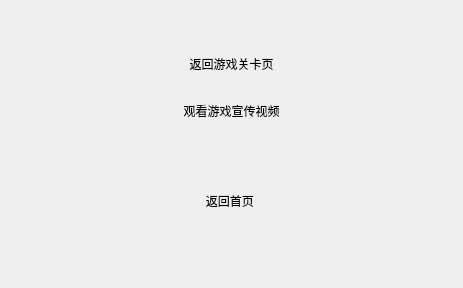
<?xml version="1.0" encoding="UTF-8"?>
<ui version="4.0">
 <class>Form</class>
 <widget class="QWidget" name="Form">
  <property name="geometry">
   <rect>
    <x>0</x>
    <y>0</y>
    <width>463</width>
    <height>288</height>
   </rect>
  </property>
  <property name="windowTitle">
   <string>Form</string>
  </property>
  <layout class="QVBoxLayout" name="verticalLayout">
   <item>
    <spacer name="verticalSpacer_2">
     <property name="orientation">
      <enum>Qt::Vertical</enum>
     </property>
     <property name="sizeHint" stdset="0">
      <size>
       <width>20</width>
       <height>40</height>
      </size>
     </property>
    </spacer>
   </item>
   <item>
    <spacer name="verticalSpacer_4">
     <property name="orientation">
      <enum>Qt::Vertical</enum>
     </property>
     <property name="sizeHint" stdset="0">
      <size>
       <width>20</width>
       <height>40</height>
      </size>
     </property>
    </spacer>
   </item>
   <item>
    <widget class="QLabel" name="label">
     <property name="styleSheet">
      <string notr="true">font: 30pt &quot;MF LiHei (Noncommercial)&quot;;</string>
     </property>
     <property name="text">
      <string>返回游戏关卡页</string>
     </property>
     <property name="alignment">
      <set>Qt::AlignCenter</set>
     </property>
    </widget>
   </item>
   <item>
    <spacer name="verticalSpacer_3">
     <property name="orientation">
      <enum>Qt::Vertical</enum>
     </property>
     <property name="sizeHint" stdset="0">
      <size>
       <width>20</width>
       <height>40</height>
      </size>
     </property>
    </spacer>
   </item>
   <item>
    <widget class="QLabel" name="label_2">
     <property name="styleSheet">
      <string notr="true">font: 30pt &quot;MF LiHei (Noncommercial)&quot;;</string>
     </property>
     <property name="text">
      <string>观看游戏宣传视频</string>
     </property>
     <property name="alignment">
      <set>Qt::AlignCenter</set>
     </property>
    </widget>
   </item>
   <item>
    <spacer name="verticalSpacer_8">
     <property name="orientation">
      <enum>Qt::Vertical</enum>
     </property>
     <property name="sizeHint" stdset="0">
      <size>
       <width>20</width>
       <height>40</height>
      </size>
     </property>
    </spacer>
   </item>
   <item>
    <spacer name="verticalSpacer_7">
     <property name="orientation">
      <enum>Qt::Vertical</enum>
     </property>
     <property name="sizeHint" stdset="0">
      <size>
       <width>20</width>
       <height>40</height>
      </size>
     </property>
    </spacer>
   </item>
   <item>
    <spacer name="verticalSpacer">
     <property name="orientation">
      <enum>Qt::Vertical</enum>
     </property>
     <property name="sizeHint" stdset="0">
      <size>
       <width>20</width>
       <height>40</height>
      </size>
     </property>
    </spacer>
   </item>
   <item>
    <widget class="QLabel" name="label_3">
     <property name="styleSheet">
      <string notr="true">font: 18pt &quot;MF LiHei (Noncommercial)&quot;;</string>
     </property>
     <property name="text">
      <string>返回首页 </string>
     </property>
     <property name="alignment">
      <set>Qt::AlignCenter</set>
     </property>
    </widget>
   </item>
   <item>
    <spacer name="verticalSpacer_11">
     <property name="orientation">
      <enum>Qt::Vertical</enum>
     </property>
     <property name="sizeHint" stdset="0">
      <size>
       <width>20</width>
       <height>40</height>
      </size>
     </property>
    </spacer>
   </item>
   <item>
    <spacer name="verticalSpacer_10">
     <property name="orientation">
      <enum>Qt::Vertical</enum>
     </property>
     <property name="sizeHint" stdset="0">
      <size>
       <width>20</width>
       <height>40</height>
      </size>
     </property>
    </spacer>
   </item>
   <item>
    <spacer name="verticalSpacer_6">
     <property name="orientation">
      <enum>Qt::Vertical</enum>
     </property>
     <property name="sizeHint" stdset="0">
      <size>
       <width>20</width>
       <height>40</height>
      </size>
     </property>
    </spacer>
   </item>
  </layout>
 </widget>
 <resources/>
 <connections/>
</ui>
